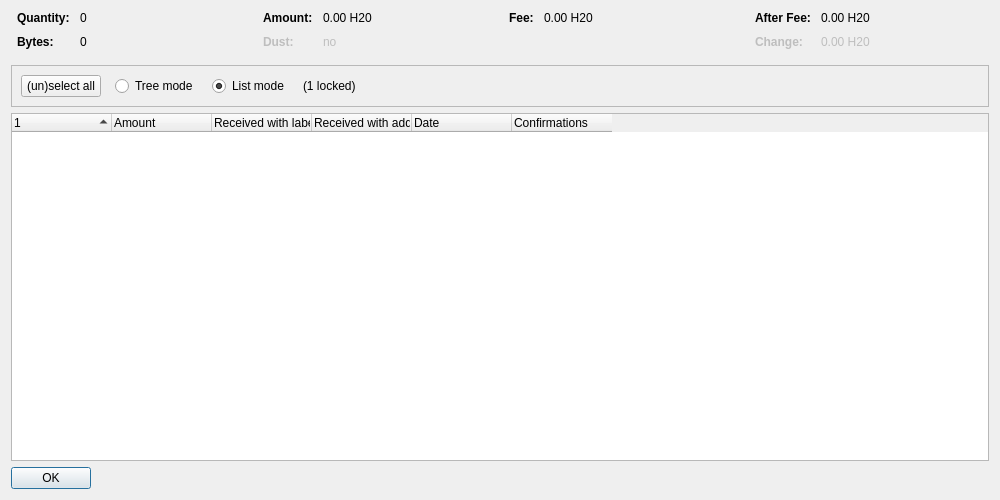
<?xml version="1.0" encoding="UTF-8"?>
<ui version="4.0">
 <class>CoinControlDialog</class>
 <widget class="QDialog" name="CoinControlDialog">
  <property name="geometry">
   <rect>
    <x>0</x>
    <y>0</y>
    <width>1000</width>
    <height>500</height>
   </rect>
  </property>
  <property name="windowTitle">
   <string>Coin Selection</string>
  </property>
  <layout class="QVBoxLayout" name="verticalLayout">
   <item>
    <layout class="QHBoxLayout" name="horizontalLayoutTop" stretch="0,0,0,0">
     <property name="topMargin">
      <number>0</number>
     </property>
     <property name="bottomMargin">
      <number>10</number>
     </property>
     <item>
      <layout class="QFormLayout" name="formLayoutCoinControl1">
       <property name="horizontalSpacing">
        <number>10</number>
       </property>
       <property name="verticalSpacing">
        <number>10</number>
       </property>
       <property name="leftMargin">
        <number>6</number>
       </property>
       <property name="rightMargin">
        <number>6</number>
       </property>
       <item row="0" column="0">
        <widget class="QLabel" name="labelCoinControlQuantityText">
         <property name="font">
          <font>
           <weight>75</weight>
           <bold>true</bold>
          </font>
         </property>
         <property name="text">
          <string>Quantity:</string>
         </property>
        </widget>
       </item>
       <item row="0" column="1">
        <widget class="QLabel" name="labelCoinControlQuantity">
         <property name="cursor">
          <cursorShape>IBeamCursor</cursorShape>
         </property>
         <property name="contextMenuPolicy">
          <enum>Qt::ActionsContextMenu</enum>
         </property>
         <property name="text">
          <string notr="true">0</string>
         </property>
         <property name="textInteractionFlags">
          <set>Qt::LinksAccessibleByMouse|Qt::TextSelectableByKeyboard|Qt::TextSelectableByMouse</set>
         </property>
        </widget>
       </item>
       <item row="1" column="0">
        <widget class="QLabel" name="labelCoinControlBytesText">
         <property name="font">
          <font>
           <weight>75</weight>
           <bold>true</bold>
          </font>
         </property>
         <property name="text">
          <string>Bytes:</string>
         </property>
        </widget>
       </item>
       <item row="1" column="1">
        <widget class="QLabel" name="labelCoinControlBytes">
         <property name="cursor">
          <cursorShape>IBeamCursor</cursorShape>
         </property>
         <property name="contextMenuPolicy">
          <enum>Qt::ActionsContextMenu</enum>
         </property>
         <property name="text">
          <string notr="true">0</string>
         </property>
         <property name="textInteractionFlags">
          <set>Qt::LinksAccessibleByMouse|Qt::TextSelectableByKeyboard|Qt::TextSelectableByMouse</set>
         </property>
        </widget>
       </item>
      </layout>
     </item>
     <item>
      <layout class="QFormLayout" name="formLayoutCoinControl2">
       <property name="horizontalSpacing">
        <number>10</number>
       </property>
       <property name="verticalSpacing">
        <number>10</number>
       </property>
       <property name="leftMargin">
        <number>6</number>
       </property>
       <property name="rightMargin">
        <number>6</number>
       </property>
       <item row="0" column="0">
        <widget class="QLabel" name="labelCoinControlAmountText">
         <property name="font">
          <font>
           <weight>75</weight>
           <bold>true</bold>
          </font>
         </property>
         <property name="text">
          <string>Amount:</string>
         </property>
        </widget>
       </item>
       <item row="0" column="1">
        <widget class="QLabel" name="labelCoinControlAmount">
         <property name="cursor">
          <cursorShape>IBeamCursor</cursorShape>
         </property>
         <property name="contextMenuPolicy">
          <enum>Qt::ActionsContextMenu</enum>
         </property>
         <property name="text">
          <string notr="true">0.00 H20</string>
         </property>
         <property name="textInteractionFlags">
          <set>Qt::LinksAccessibleByMouse|Qt::TextSelectableByKeyboard|Qt::TextSelectableByMouse</set>
         </property>
        </widget>
       </item>
       <item row="1" column="0">
        <widget class="QLabel" name="labelCoinControlLowOutputText">
         <property name="enabled">
          <bool>false</bool>
         </property>
         <property name="font">
          <font>
           <weight>75</weight>
           <bold>true</bold>
          </font>
         </property>
         <property name="text">
          <string>Dust:</string>
         </property>
        </widget>
       </item>
       <item row="1" column="1">
        <widget class="QLabel" name="labelCoinControlLowOutput">
         <property name="enabled">
          <bool>false</bool>
         </property>
         <property name="cursor">
          <cursorShape>IBeamCursor</cursorShape>
         </property>
         <property name="contextMenuPolicy">
          <enum>Qt::ActionsContextMenu</enum>
         </property>
         <property name="text">
          <string notr="true">no</string>
         </property>
         <property name="textInteractionFlags">
          <set>Qt::LinksAccessibleByMouse|Qt::TextSelectableByKeyboard|Qt::TextSelectableByMouse</set>
         </property>
        </widget>
       </item>
      </layout>
     </item>
     <item>
      <layout class="QFormLayout" name="formLayoutCoinControl3">
       <property name="horizontalSpacing">
        <number>10</number>
       </property>
       <property name="verticalSpacing">
        <number>10</number>
       </property>
       <property name="leftMargin">
        <number>6</number>
       </property>
       <property name="rightMargin">
        <number>6</number>
       </property>
       <item row="0" column="0">
        <widget class="QLabel" name="labelCoinControlFeeText">
         <property name="font">
          <font>
           <weight>75</weight>
           <bold>true</bold>
          </font>
         </property>
         <property name="text">
          <string>Fee:</string>
         </property>
        </widget>
       </item>
       <item row="0" column="1">
        <widget class="QLabel" name="labelCoinControlFee">
         <property name="cursor">
          <cursorShape>IBeamCursor</cursorShape>
         </property>
         <property name="contextMenuPolicy">
          <enum>Qt::ActionsContextMenu</enum>
         </property>
         <property name="text">
          <string notr="true">0.00 H20</string>
         </property>
         <property name="textInteractionFlags">
          <set>Qt::LinksAccessibleByMouse|Qt::TextSelectableByKeyboard|Qt::TextSelectableByMouse</set>
         </property>
        </widget>
       </item>
      </layout>
     </item>
     <item>
      <layout class="QFormLayout" name="formLayoutCoinControl4">
       <property name="horizontalSpacing">
        <number>10</number>
       </property>
       <property name="verticalSpacing">
        <number>10</number>
       </property>
       <property name="leftMargin">
        <number>6</number>
       </property>
       <property name="rightMargin">
        <number>6</number>
       </property>
       <item row="0" column="0">
        <widget class="QLabel" name="labelCoinControlAfterFeeText">
         <property name="font">
          <font>
           <weight>75</weight>
           <bold>true</bold>
          </font>
         </property>
         <property name="text">
          <string>After Fee:</string>
         </property>
        </widget>
       </item>
       <item row="0" column="1">
        <widget class="QLabel" name="labelCoinControlAfterFee">
         <property name="cursor">
          <cursorShape>IBeamCursor</cursorShape>
         </property>
         <property name="contextMenuPolicy">
          <enum>Qt::ActionsContextMenu</enum>
         </property>
         <property name="text">
          <string notr="true">0.00 H20</string>
         </property>
         <property name="textInteractionFlags">
          <set>Qt::LinksAccessibleByMouse|Qt::TextSelectableByKeyboard|Qt::TextSelectableByMouse</set>
         </property>
        </widget>
       </item>
       <item row="1" column="0">
        <widget class="QLabel" name="labelCoinControlChangeText">
         <property name="enabled">
          <bool>false</bool>
         </property>
         <property name="font">
          <font>
           <weight>75</weight>
           <bold>true</bold>
          </font>
         </property>
         <property name="text">
          <string>Change:</string>
         </property>
        </widget>
       </item>
       <item row="1" column="1">
        <widget class="QLabel" name="labelCoinControlChange">
         <property name="enabled">
          <bool>false</bool>
         </property>
         <property name="cursor">
          <cursorShape>IBeamCursor</cursorShape>
         </property>
         <property name="contextMenuPolicy">
          <enum>Qt::ActionsContextMenu</enum>
         </property>
         <property name="text">
          <string notr="true">0.00 H20</string>
         </property>
         <property name="textInteractionFlags">
          <set>Qt::LinksAccessibleByMouse|Qt::TextSelectableByKeyboard|Qt::TextSelectableByMouse</set>
         </property>
        </widget>
       </item>
      </layout>
     </item>
    </layout>
   </item>
   <item>
    <widget class="QFrame" name="frame">
     <property name="minimumSize">
      <size>
       <width>0</width>
       <height>40</height>
      </size>
     </property>
     <property name="frameShape">
      <enum>QFrame::StyledPanel</enum>
     </property>
     <property name="frameShadow">
      <enum>QFrame::Sunken</enum>
     </property>
     <layout class="QHBoxLayout" name="horizontalLayout">
      <item>
       <layout class="QHBoxLayout" name="horizontalLayoutPanel" stretch="0,0,0,0,0">
        <property name="spacing">
         <number>14</number>
        </property>
        <item>
         <widget class="QPushButton" name="pushButtonSelectAll">
          <property name="sizePolicy">
           <sizepolicy hsizetype="Maximum" vsizetype="Fixed">
            <horstretch>0</horstretch>
            <verstretch>0</verstretch>
           </sizepolicy>
          </property>
          <property name="text">
           <string>(un)select all</string>
          </property>
          <property name="autoDefault">
           <bool>false</bool>
          </property>
         </widget>
        </item>
        <item>
         <widget class="QRadioButton" name="radioTreeMode">
          <property name="sizePolicy">
           <sizepolicy hsizetype="Maximum" vsizetype="Fixed">
            <horstretch>0</horstretch>
            <verstretch>0</verstretch>
           </sizepolicy>
          </property>
          <property name="text">
           <string>Tree mode</string>
          </property>
         </widget>
        </item>
        <item>
         <widget class="QRadioButton" name="radioListMode">
          <property name="sizePolicy">
           <sizepolicy hsizetype="Maximum" vsizetype="Fixed">
            <horstretch>0</horstretch>
            <verstretch>0</verstretch>
           </sizepolicy>
          </property>
          <property name="text">
           <string>List mode</string>
          </property>
          <property name="checked">
           <bool>true</bool>
          </property>
         </widget>
        </item>
        <item>
         <widget class="QLabel" name="labelLocked">
          <property name="text">
           <string notr="true">(1 locked)</string>
          </property>
         </widget>
        </item>
        <item>
         <spacer name="horizontalSpacer">
          <property name="orientation">
           <enum>Qt::Horizontal</enum>
          </property>
          <property name="sizeHint" stdset="0">
           <size>
            <width>40</width>
            <height>20</height>
           </size>
          </property>
         </spacer>
        </item>
       </layout>
      </item>
     </layout>
    </widget>
   </item>
   <item>
    <widget class="CoinControlTreeWidget" name="treeWidget">
     <property name="contextMenuPolicy">
      <enum>Qt::CustomContextMenu</enum>
     </property>
     <property name="sortingEnabled">
      <bool>false</bool>
     </property>
     <property name="columnCount">
      <number>6</number>
     </property>
     <attribute name="headerShowSortIndicator" stdset="0">
      <bool>true</bool>
     </attribute>
     <attribute name="headerStretchLastSection">
      <bool>false</bool>
     </attribute>
     <column>
      <property name="text">
       <string/>
      </property>
     </column>
     <column>
      <property name="text">
       <string>Amount</string>
      </property>
     </column>
     <column>
      <property name="text">
       <string>Received with label</string>
      </property>
     </column>
     <column>
      <property name="text">
       <string>Received with address</string>
      </property>
     </column>
     <column>
      <property name="text">
       <string>Date</string>
      </property>
     </column>
     <column>
      <property name="text">
       <string>Confirmations</string>
      </property>
      <property name="toolTip">
       <string>Confirmed</string>
      </property>
     </column>
     <column>
      <property name="text">
       <string/>
      </property>
     </column>
     <column>
      <property name="text">
       <string/>
      </property>
     </column>
     <column>
      <property name="text">
       <string/>
      </property>
     </column>
     <column>
      <property name="text">
       <string/>
      </property>
     </column>
    </widget>
   </item>
   <item>
    <widget class="QDialogButtonBox" name="buttonBox">
     <property name="sizePolicy">
      <sizepolicy hsizetype="Maximum" vsizetype="Fixed">
       <horstretch>0</horstretch>
       <verstretch>0</verstretch>
      </sizepolicy>
     </property>
     <property name="orientation">
      <enum>Qt::Horizontal</enum>
     </property>
     <property name="standardButtons">
      <set>QDialogButtonBox::Ok</set>
     </property>
    </widget>
   </item>
  </layout>
 </widget>
 <customwidgets>
  <customwidget>
   <class>CoinControlTreeWidget</class>
   <extends>QTreeWidget</extends>
   <header>qt/coincontroltreewidget.h</header>
  </customwidget>
 </customwidgets>
 <resources/>
 <connections/>
</ui>
